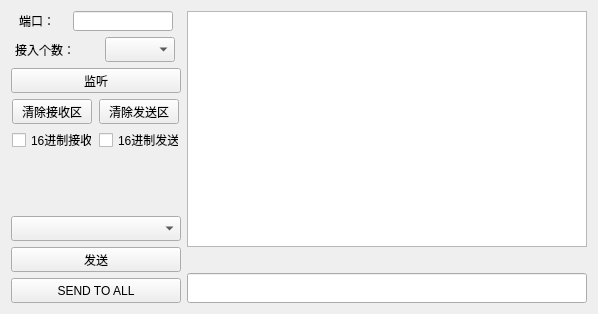
        <widget class="QWidget" name="tab_1">
         <attribute name="title">
          <string>TCP通信</string>
         </attribute>
         <layout class="QHBoxLayout" name="horizontalLayout_11">
          <item>
           <layout class="QHBoxLayout" name="horizontalLayout_7">
            <item>
             <layout class="QVBoxLayout" name="verticalLayout">
              <item>
               <layout class="QHBoxLayout" name="horizontalLayout_8">
                <item>
                 <widget class="QLabel" name="prot_label">
                  <property name="minimumSize">
                   <size>
                    <width>40</width>
                    <height>20</height>
                   </size>
                  </property>
                  <property name="maximumSize">
                   <size>
                    <width>40</width>
                    <height>20</height>
                   </size>
                  </property>
                  <property name="text">
                   <string>端口：</string>
                  </property>
                 </widget>
                </item>
                <item>
                 <widget class="QLineEdit" name="port_set">
                  <property name="minimumSize">
                   <size>
                    <width>100</width>
                    <height>20</height>
                   </size>
                  </property>
                  <property name="maximumSize">
                   <size>
                    <width>100</width>
                    <height>20</height>
                   </size>
                  </property>
                 </widget>
                </item>
               </layout>
              </item>
              <item>
               <layout class="QHBoxLayout" name="horizontalLayout">
                <item>
                 <widget class="QLabel" name="connect_num_label">
                  <property name="minimumSize">
                   <size>
                    <width>80</width>
                    <height>25</height>
                   </size>
                  </property>
                  <property name="maximumSize">
                   <size>
                    <width>80</width>
                    <height>25</height>
                   </size>
                  </property>
                  <property name="text">
                   <string>接入个数：</string>
                  </property>
                 </widget>
                </item>
                <item>
                 <widget class="QComboBox" name="connect_num">
                  <property name="minimumSize">
                   <size>
                    <width>70</width>
                    <height>25</height>
                   </size>
                  </property>
                  <property name="maximumSize">
                   <size>
                    <width>70</width>
                    <height>25</height>
                   </size>
                  </property>
                 </widget>
                </item>
               </layout>
              </item>
              <item>
               <widget class="QPushButton" name="listen">
                <property name="minimumSize">
                 <size>
                  <width>170</width>
                  <height>25</height>
                 </size>
                </property>
                <property name="maximumSize">
                 <size>
                  <width>170</width>
                  <height>25</height>
                 </size>
                </property>
                <property name="text">
                 <string>监听</string>
                </property>
               </widget>
              </item>
              <item>
               <layout class="QHBoxLayout" name="horizontalLayout_9">
                <item>
                 <widget class="QPushButton" name="clear_rx_buf">
                  <property name="minimumSize">
                   <size>
                    <width>80</width>
                    <height>25</height>
                   </size>
                  </property>
                  <property name="maximumSize">
                   <size>
                    <width>80</width>
                    <height>25</height>
                   </size>
                  </property>
                  <property name="text">
                   <string>清除接收区</string>
                  </property>
                 </widget>
                </item>
                <item>
                 <widget class="QPushButton" name="clear_tx_buf">
                  <property name="minimumSize">
                   <size>
                    <width>80</width>
                    <height>25</height>
                   </size>
                  </property>
                  <property name="maximumSize">
                   <size>
                    <width>80</width>
                    <height>25</height>
                   </size>
                  </property>
                  <property name="text">
                   <string>清除发送区</string>
                  </property>
                 </widget>
                </item>
               </layout>
              </item>
              <item>
               <layout class="QHBoxLayout" name="horizontalLayout_10">
                <item>
                 <widget class="QCheckBox" name="hex_rx">
                  <property name="minimumSize">
                   <size>
                    <width>80</width>
                    <height>20</height>
                   </size>
                  </property>
                  <property name="maximumSize">
                   <size>
                    <width>80</width>
                    <height>20</height>
                   </size>
                  </property>
                  <property name="text">
                   <string>16进制接收</string>
                  </property>
                 </widget>
                </item>
                <item>
                 <widget class="QCheckBox" name="hex_tx">
                  <property name="minimumSize">
                   <size>
                    <width>80</width>
                    <height>20</height>
                   </size>
                  </property>
                  <property name="maximumSize">
                   <size>
                    <width>80</width>
                    <height>20</height>
                   </size>
                  </property>
                  <property name="text">
                   <string>16进制发送</string>
                  </property>
                 </widget>
                </item>
               </layout>
              </item>
              <item>
               <spacer name="verticalSpacer_3">
                <property name="orientation">
                 <enum>Qt::Vertical</enum>
                </property>
                <property name="sizeHint" stdset="0">
                 <size>
                  <width>20</width>
                  <height>60</height>
                 </size>
                </property>
               </spacer>
              </item>
              <item>
               <widget class="QComboBox" name="client">
                <property name="minimumSize">
                 <size>
                  <width>170</width>
                  <height>25</height>
                 </size>
                </property>
                <property name="maximumSize">
                 <size>
                  <width>170</width>
                  <height>25</height>
                 </size>
                </property>
               </widget>
              </item>
              <item>
               <widget class="QPushButton" name="send">
                <property name="minimumSize">
                 <size>
                  <width>170</width>
                  <height>25</height>
                 </size>
                </property>
                <property name="maximumSize">
                 <size>
                  <width>170</width>
                  <height>25</height>
                 </size>
                </property>
                <property name="text">
                 <string>发送</string>
                </property>
               </widget>
              </item>
              <item>
               <widget class="QPushButton" name="send_all">
                <property name="minimumSize">
                 <size>
                  <width>170</width>
                  <height>25</height>
                 </size>
                </property>
                <property name="maximumSize">
                 <size>
                  <width>170</width>
                  <height>25</height>
                 </size>
                </property>
                <property name="text">
                 <string>SEND TO ALL</string>
                </property>
               </widget>
              </item>
             </layout>
            </item>
            <item>
             <layout class="QVBoxLayout" name="verticalLayout_4">
              <item>
               <widget class="QTextEdit" name="rx_buf">
                <property name="minimumSize">
                 <size>
                  <width>400</width>
                  <height>200</height>
                 </size>
                </property>
               </widget>
              </item>
              <item>
               <spacer name="verticalSpacer_4">
                <property name="orientation">
                 <enum>Qt::Horizontal</enum>
                </property>
                <property name="sizeHint" stdset="0">
                 <size>
                  <width>30</width>
                  <height>20</height>
                 </size>
                </property>
               </spacer>
              </item>
              <item>
               <widget class="QLineEdit" name="tx_buf">
                <property name="minimumSize">
                 <size>
                  <width>400</width>
                  <height>30</height>
                 </size>
                </property>
               </widget>
              </item>
             </layout>
            </item>
           </layout>
          </item>
         </layout>
        </widget>
